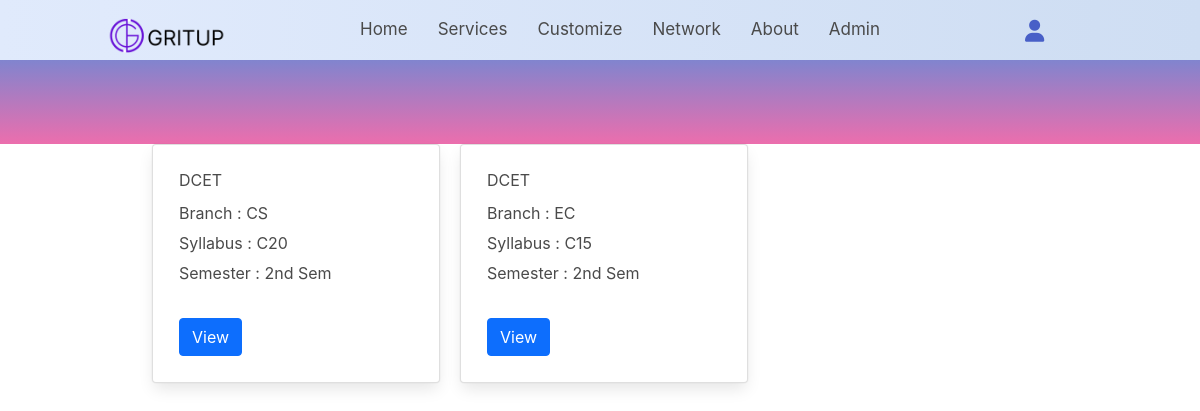
/viewbook.php, run on the app's committed database.
### tables this page shows
CREATE TABLE `service` (
  `id` int(11) NOT NULL,
  `servicename` varchar(30) NOT NULL,
  `branch` varchar(50) NOT NULL,
  `syllabus` varchar(50) NOT NULL,
  `semester` varchar(50) NOT NULL,
  `link` varchar(300) NOT NULL,
  `file` varchar(100) NOT NULL
);

### viewbook.php (the view, shortened to what this page needs)
<!DOCTYPE html>
<html lang="en"
  xmlns:th="http://www.thymeleaf.org"
>
<head>
    <link type="text/css" href="css/network.css" rel="stylesheet" />
    <link href="https://cdn.jsdelivr.net/npm/bootstrap@5.0.2/dist/css/bootstrap.min.css" rel="stylesheet">
    <link rel="stylesheet" href="https://cdn.jsdelivr.net/npm/bulma@0.9.4/css/bulma.min.css">
    <link
      rel="stylesheet"
      href="https://cdnjs.cloudflare.com/ajax/libs/font-awesome/6.0.0-beta3/css/all.min.css"
    />
    <link href='https://unpkg.com/boxicons@2.1.1/css/boxicons.min.css' rel='stylesheet'>
    <link
    rel="stylesheet"
    href="https://cdnjs.cloudflare.com/ajax/libs/font-awesome/6.0.0-beta3/css/all.min.css"
  />
</head>
<body>
    <nav>
        <div class="nav-bar">
            <span class="logo navLogo" id="ggg"><a href="#"><img src="./assests/logo1.png" style="height: 35px;margin-top: 10px;"></a></span>
            <div class="menu">
                <ul class="nav-links">
                <li><a href="index.html" >Home</a></li>
                    <li><a href="#services">Services</a></li>
                    <li><a href="personalized.html">Customize</a></li>
                    <li><a href="network.html">Network</a></li>
                    <li><a href="#ab">About</a></li>
                    <li><a href="login.php">Admin</a></li>
               </ul>
            </div>
            <div class="darkLight-searchBox">
                <div class="dark-light" style="margin-bottom: 20px;"><a href="Profile.html">
                    <i class="fa-solid fa-user"></i></a>
                </div>
                <div class="searchBox">
                   <div class="searchToggle">
                   </div>
                </div>
            </div>
        </div>
    </nav>
    <br><br><br><br><br><br>
    <?php
    $con = mysqli_connect("localhost","root","","gritup");
    $q = "select * from service where servicename='textbooks'";
    $r = mysqli_query($con,$q);
    while($d = mysqli_fetch_assoc($r)){
        $file = $d['file'];
        echo "<div class='container'>";
        echo "<div class='card' style='width: 18rem;padding:10px;float:left;margin-left:20px;margin-bottom:15px;line-height:30px'>";
        echo "<div class='card-body'>";
        echo "<h5 class='card-title'>DCET</h5>";
        echo "<p class='card-text'>Branch : ".$d['branch']."</p>";
        echo "<p class='card-text'>Syllabus : ".$d['syllabus']."</p>";
        echo "<p class='card-text'>Semester : ".$d['semester']."</p>";
        echo "<br>";
        echo "<button class='btn btn-primary'><a style='color:white' href='view.php?fn=$file'>View</a></button>";
        echo "</div></div></div>";
    }
    ?>
</body>
</html>

### css/network.css (style rules this page uses)
nav { position: fixed; top: 0; left: 0; height: 60px; width: 100%; background-image: linear-gradient(to right, #e0eafc, #cfdef3); z-index: 100; scroll-behavior: smooth; }
nav .nav-bar { position: relative; height: 100%; max-width: 1000px; width: 100%; background-image: linear-gradient(to right, #e0eafc, #cfdef3); margin: 0 auto; display: flex; align-items: center; justify-content: space-between; }
nav .nav-bar .logo a { font-size: 25px; font-weight: 500; color: var(--text-color); text-decoration: none; }
.nav-bar .nav-links { display: flex; align-items: center; }
.nav-bar .nav-links li { margin: 0 5px; list-style: none; }
.nav-links li a { position: relative; font-size: 17px; font-weight: 400; color: var(--text-color); text-decoration: none; padding: 10px; }
.nav-links li a::before { content: ""; position: absolute; left: 50%; bottom: 0; transform: translateX(-50%); height: 6px; width: 6px; border-radius: 50%; background-color: var(--text-color); opacity: 0; transition: all 0.3s ease; }
.nav-bar .darkLight-searchBox { display: flex; align-items: center; }
.darkLight-searchBox .dark-light, .darkLight-searchBox .searchToggle { height: 40px; width: 40px; display: flex; align-items: center; justify-content: center; margin: 0 5px; }
.dark-light i, .searchToggle i { position: absolute; color: var(--text-color); font-size: 22px; cursor: pointer; transition: all 0.3s ease; }
.searchBox { position: relative; }
.darkLight-searchBox { display: flex; justify-content: end; }
#ggg { display: flex; justify-content: start; }
body { background-image: linear-gradient(#3494e6, #ec6ead); }

### data on the page
service: branch "CS", syllabus "C20", semester "2nd Sem"
service: branch "EC", syllabus "C15", semester "2nd Sem"
